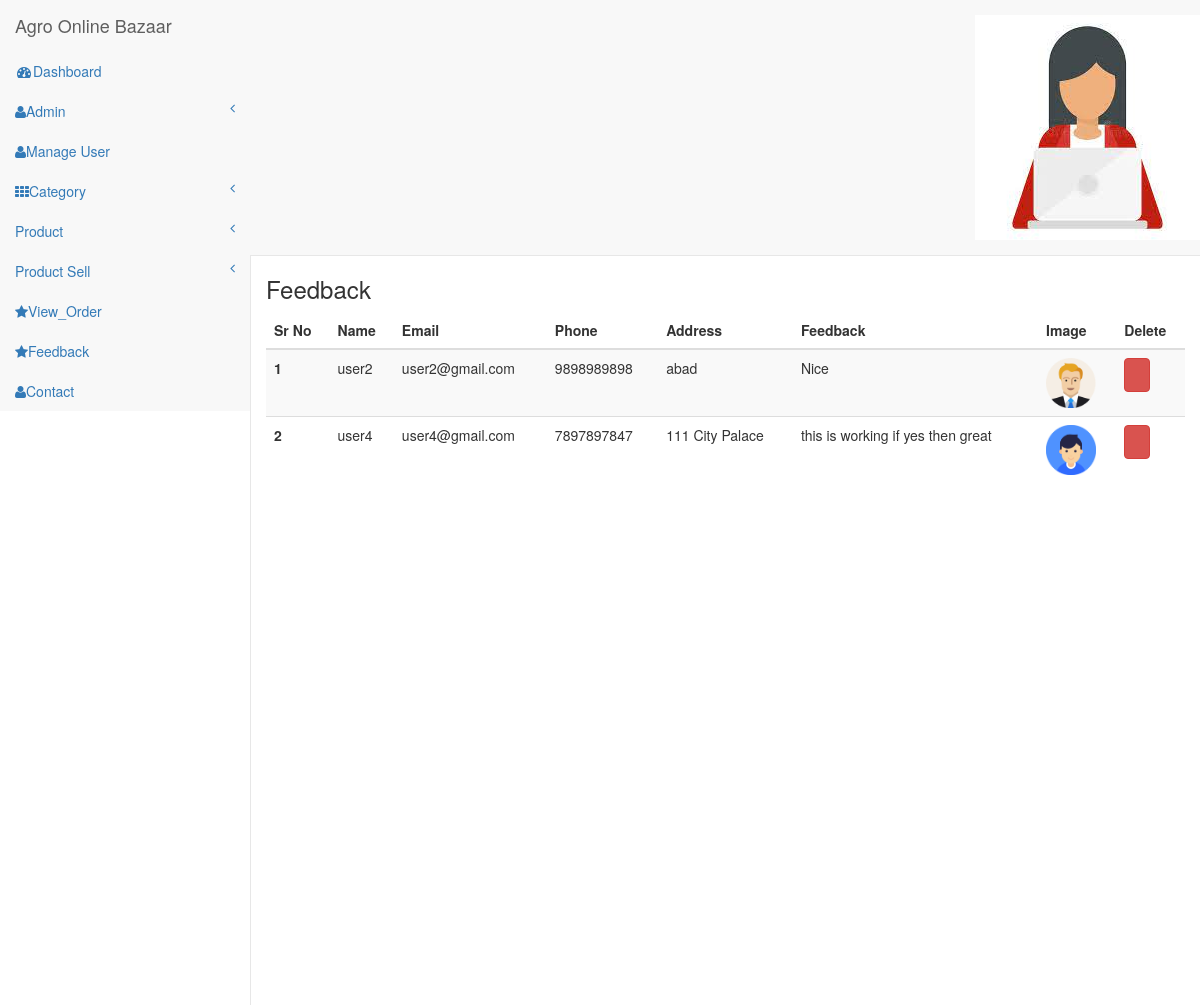
/admin/feedback.php (signed in), run on the app's committed database.
### tables this page shows
CREATE TABLE `tbl_feedback` (
  `f_id` int(11) NOT NULL,
  `feedback` varchar(50) DEFAULT NULL,
  `f_status` varchar(5) DEFAULT NULL,
  `l_id` int(11) DEFAULT NULL
);

### admin/feedback.php (the view, shortened to what this page needs)
<?php
  include "header1.php";
?>
        <div id="page-wrapper">
        <div class="col-md-12 graphs">
	   <div class="xs">
  	 <h3>Feedback</h3>
  	<div class="bs-example4" data-example-id="contextual-table">
    <table class="table table-hover table-striped">
      <thead>
        <tr>
          <th>Sr No</th>
          <th>Name</th>
          <th>Email</th>
          <th>Phone</th>
          <th>Address</th>
          <th>Feedback</th>
          <th>Image</th>
          <th>Delete</th>
        </tr>
      </thead>
      <tbody>
        <?php
        $seq=1;
                                         $qry="SELECT * FROM tbl_feedback WHERE f_status='1'";
                                        $run=mysqli_query($con,$qry);
                                        while($result=mysqli_fetch_array($run))
                                        {
                                          $l_id=$result['l_id'];
                                          $qry1="SELECT * FROM tbl_login WHERE l_id='$l_id'";
                                        $run1=mysqli_query($con,$qry1);
                                        $result1=mysqli_fetch_array($run1)
        ?>
        <tr>
          <th scope="row"><?php echo $seq; ?></th>
<td><?php echo $result1['l_name']; ?></td>
                                            <td><?php echo $result1['l_email']; ?></td>
                                            <td><?php echo $result1['l_phone']; ?></td>
                                            <td class="p"><?php echo $result1['l_add']; ?></td>
                                            <td class="p"><?php echo $result['feedback']; ?></td>
                                            <td><img src="<?php echo $result1['l_img']; ?>" width="50px" height="50px"></td>
                                            <td><a href="?del=<?php echo $result['f_id'];?>" onclick="return confirm(' Sure to Delete');" class="btn btn-danger btn-circle btn"><i class="fa fa-trash"></i></a></td>
        </tr>
       <?php
        $seq++;
                                        }
       ?>
      </tbody>
    </table>
   </div>
  </div>
  </div>
   </div>
      </div>
<link href="css/custom.css" rel="stylesheet">
</body>
</html>

### admin/header1.php (shortened to what this page needs)
<?php
include "connection.php";
    if(!isset($_SESSION['log']))
    {
        header("location:login.php");
    }
    else
    {
        $log = $_SESSION['log'];
        $qry1="SELECT * FROM tbl_login WHERE l_email='$log'";
        $run1=mysqli_query($con,$qry1);
        $result1=mysqli_fetch_array($run1);
        $img=$result1['l_img'];
    }
?>
<!DOCTYPE HTML>
<html>
<head>
<link href="css/bootstrap.min.css" rel='stylesheet' type='text/css' />
<link href="css/style.css" rel='stylesheet' type='text/css' />
<link href="css/lines.css" rel='stylesheet' type='text/css' />
<link href="css/font-awesome.css" rel="stylesheet">
<link href="css/custom.css" rel="stylesheet">
<link rel="stylesheet" href="https://cdnjs.cloudflare.com/ajax/libs/font-awesome/4.7.0/css/font-awesome.min.css">
</head>
<body>
<div id="wrapper">
        <nav class="top1 navbar navbar-default navbar-static-top" role="navigation" style="margin-bottom: 0">
            <div class="navbar-header">
                <a class="navbar-brand" href="index.html">Agro Online Bazaar</a>
            </div>
            <ul class="nav navbar-nav navbar-right">
			    <li class="dropdown">
	        		<a href="#" class="dropdown-toggle avatar" data-toggle="dropdown"><img src="<?php echo $img; ?>"></a>
	      		</li>
			</ul>
            <div class="navbar-default sidebar" role="navigation">
                <div class="sidebar-nav navbar-collapse">
                    <ul class="nav" id="side-menu">
                        <li>
                            <a href="index.php"><i class="fa fa-dashboard fa-fw nav_icon"></i>Dashboard</a>
                        </li>
                        <li>
                            <a href="#"><i class="fa fa-user nav_icon"></i>Admin<span class="fa arrow"></span></a>
                        </li>
                        <li>
                            <a href="manage_user.php"><i class="fa fa-user nav_icon"></i>Manage User</a>
                        </li>
                        <li>
                            <a href="#"><i class="fa fa-th nav_icon"></i>Category<span class="fa arrow"></span></a>
                        </li>
                        <li>
                            <a href="#"><i class="fa fa-product-hunt nav_icon"></i>Product<span class="fa arrow"></span></a>
                        </li>
                        <li>
                            <a href="#"><i class="fa fa-product-hunt nav_icon"></i>Product Sell<span class="fa arrow"></span></a>
                        </li>
                        <li>
                            <a href="view_order.php"><i class="fa fa-star nav_icon"></i>View_Order</a>
                        </li>
                        <li>
                            <a href="feedback.php"><i class="fa fa-star nav_icon"></i>Feedback</a>
                        </li>
                        <li>
                            <a href="contact.php"><i class="fa fa-user nav_icon"></i>Contact</a>
                        </li>
                    </ul>
                </div>
            </div>
        </nav>
<link href="css/custom.css" rel="stylesheet">

### admin/css/style.css (style rules this page uses)
h4, h5, h6, h1, h2, h3 { margin-top: 0; }
ul, ol { margin: 0; }
html, body { font-family: 'Roboto', sans-serif; font-size: 100%; background:#000; overflow-x: hidden; }
body a { transition:0.5s all; -webkit-transition:0.5s all; -moz-transition:0.5s all; -o-transition:0.5s all; -ms-transition:0.5s all; }
.navbar .navbar-nav li a { padding: 0 10px; line-height: 56px; position: relative; }
.navbar .navbar-nav li .dropdown-toggle.avatar img { height: 40px; -webkit-border-radius: 50em; -moz-border-radius: 50em; border-radius: 50em; border: 1px solid #c0cadd; margin-top: -4px; }
.navbar-default.sidebar { background-color: #000; font-family: 'Roboto', sans-serif; }
nav.top1.navbar.navbar-default.navbar-static-top { background-color:rgb(6, 217, 149); font-family: 'Roboto', sans-serif; }
.navbar-default .navbar-brand { color: #fff !important; font-size: 30px; font-weight: 500; }
.navbar-right { margin-right: 10px !important; }
.navbar-right li { display:inline-block; }
i.nav_icon { color: #fff; margin-right:6px; }
.sidebar ul li a { color: #999; font-size:14px; }
ul.nav.navbar-nav.navbar-right { height: 51px; }
.sidebar-nav.navbar-collapse { margin: 2em 0 0 0; }
.graphs { padding: 2em 1em; background: #f2f4f8; font-family: 'Roboto', sans-serif; }
.bs-example4 { background: #fff; padding: 2em; }
.xs h3, .widget_head { color:#000; font-size:1.7em; font-weight:300; margin-bottom: 1em; }
.table > thead > tr > th, .table > tbody > tr > th, .table > tfoot > tr > th, .table > thead > tr > td, .table > tbody > tr > td, .table > tfoot > tr > td { border-top: none !important; }
.table > thead > tr > th, .table > tbody > tr > th, .table > tfoot > tr > th, .table > thead > tr > td, .table > tbody > tr > td, .table > tfoot > tr > td { font-size: 0.85em; color: #999; }
.table td, .table>tbody>tr>td, .table>tbody>tr>th, .table>tfoot>tr>td, .table>tfoot>tr>th, .table>thead>tr>td, .table>thead>tr>th { padding:15px !important; }
.table > thead > tr > th { border-bottom: 1px solid #ddd !important; }

### admin/css/custom.css (style rules this page uses)
#wrapper { width: 100%; }
#page-wrapper { min-height: 568px; background-color: #fff; }
@media (min-width:768px) { #page-wrapper { position: inherit; margin: 0 0 0 250px; border-left: 1px solid #e7e7e7; } }
.sidebar .sidebar-nav.navbar-collapse { padding-right: 0; padding-left: 0; }
.sidebar .arrow { float: right; }
.sidebar .fa.arrow:before { content: "\f104"; }
@media (min-width:768px) { .sidebar { z-index: 1; position: absolute; width: 250px; margin-top: 51px; } }

### admin/header1.php (style rules this page uses)
.p { max-width: 300px; max-height: 400px; white-space: nowrap; overflow: auto; }

### data on the page
tbl_feedback: l.l_name "user2", l.l_email "user2@gmail.com", l.l_phone "9898989898", l.l_add "abad", feedback "Nice", l.l_img (picture)
tbl_feedback: l.l_name "user4", l.l_email "user4@gmail.com", l.l_phone "7897897847", l.l_add "111 City Palace", feedback "this is working if yes then great", l.l_img (picture)
